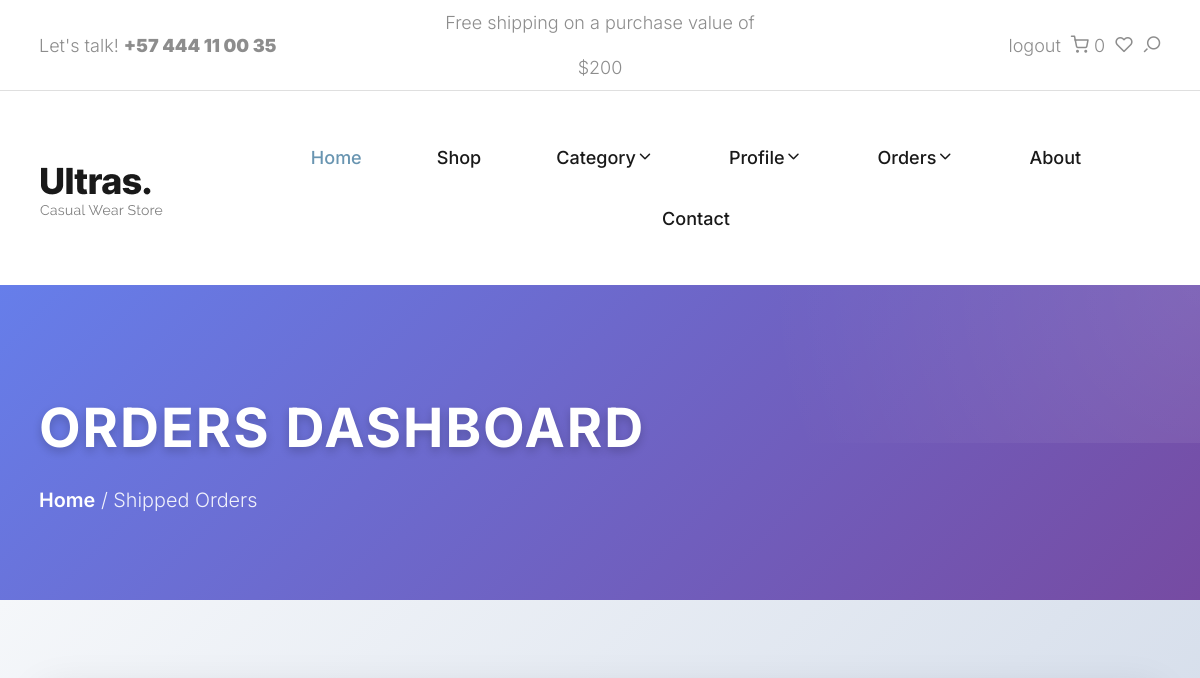
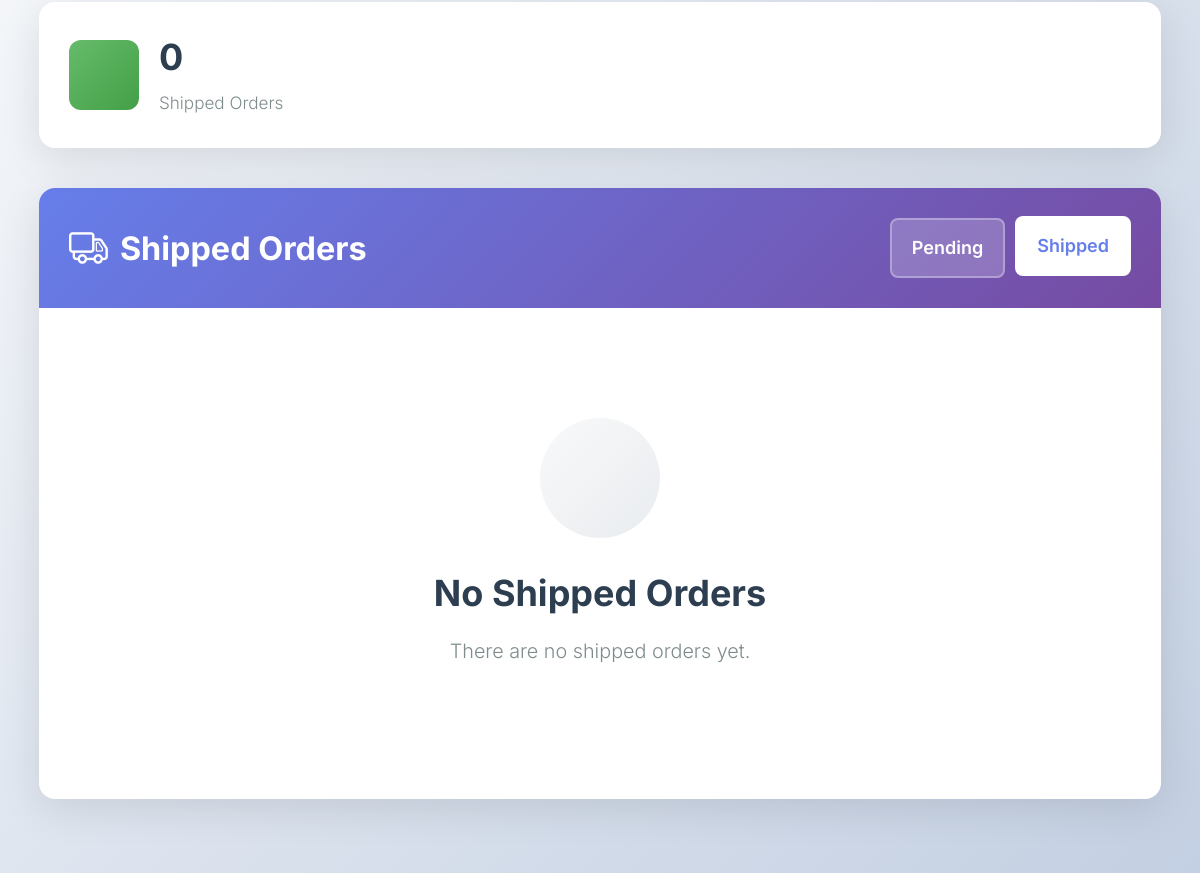
/payment/shipped_dash (signed in, upper part), run on an earlier commit of the app's database (2 pictures, top to bottom).
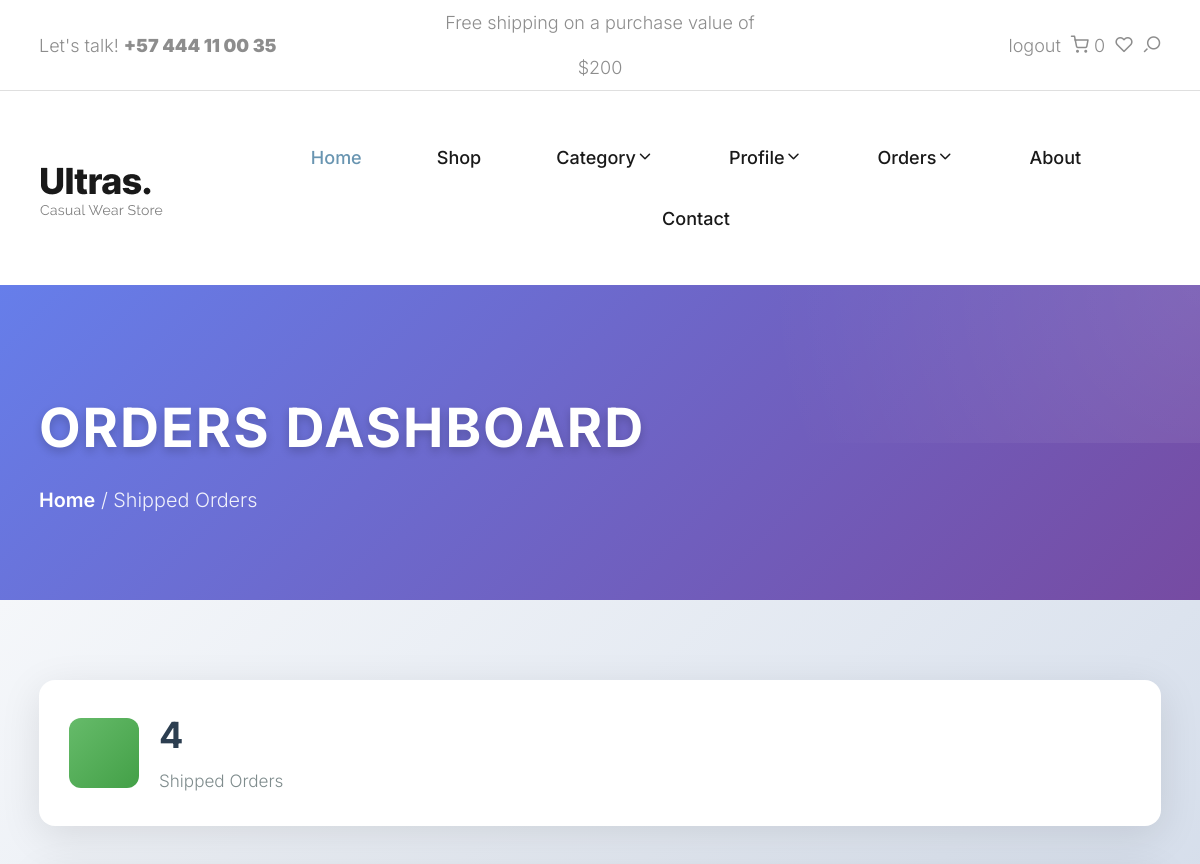
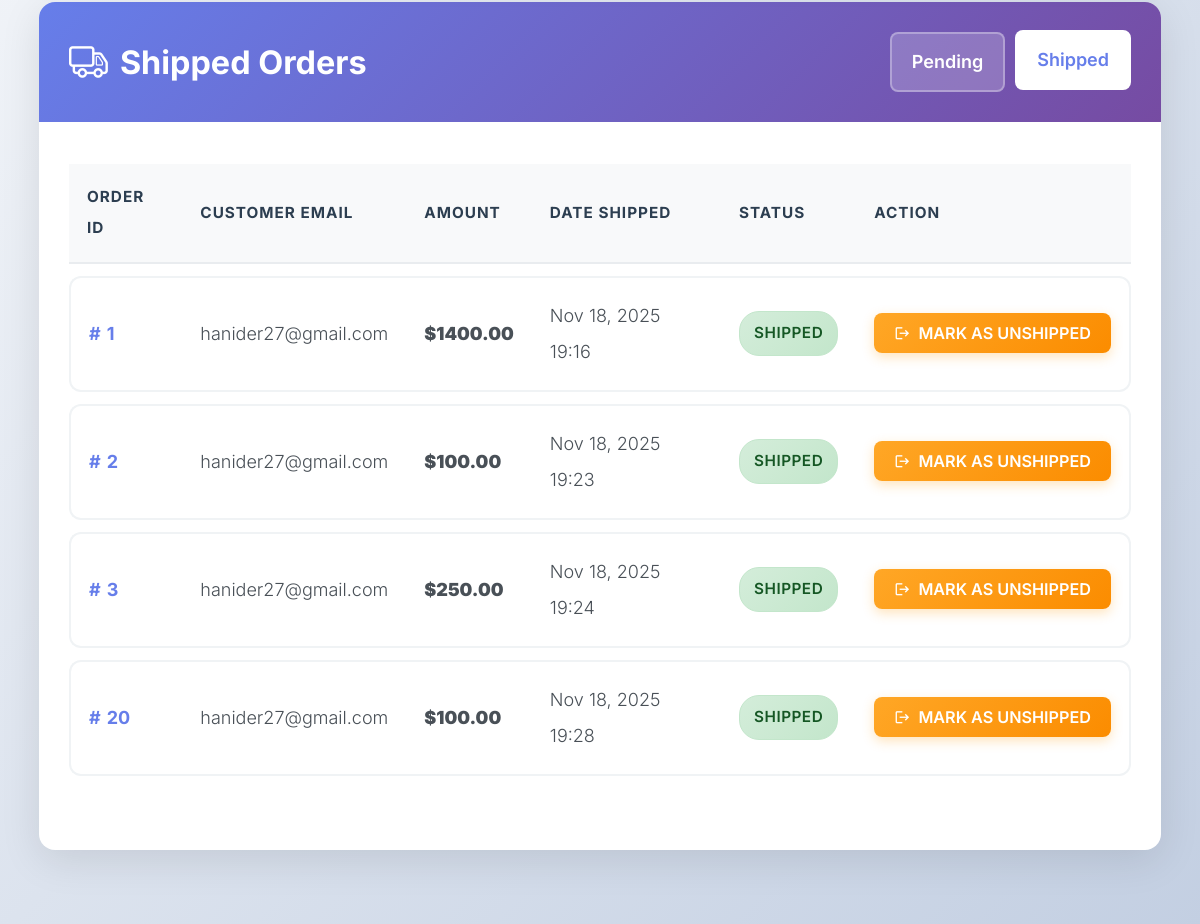
And on a later commit of the database (2 pictures, top to bottom).
### ecom/payment/models.py (models this page shows, shortened)
class Order(models.Model):
    user = models.ForeignKey(settings.AUTH_USER_MODEL, on_delete=models.CASCADE, null=True, blank=True)
    full_name = models.CharField(max_length=255)
    email = models.EmailField( max_length=255)
    shipping_address =models.CharField(max_length=20000)
    amount_paid = models.DecimalField(decimal_places=2, max_digits=7)
    date_ordered = models.DateField(auto_now_add=True)
    shipped = models.BooleanField(default = False)
    date_shipped = models.DateTimeField(blank=True, null=True, )

### ecom/payment/views.py (the view, shortened to what this page needs)
# urls.py: path('shipped_dash', views.shipped_dash, name='shipped_dash'),
def shipped_dash(request):
    if request.user.is_authenticated and request.user.is_superuser:
        orders = Order.objects.filter(shipped=True)
        return render(request, "payment/shipped_dash.html", {'orders':orders})
    else:
        messages.error(request, "Access denied, only admin user have access this page")
        return redirect ('home')

### ecom/cart/cart.py (called while the page is built)
    def __len__(self):
        return len(self.cart)

### ecom/cart/context_processors.py (called while the page is built)
def cart(request):
    return {'cart': Cart(request)}

### ecom/payment/templates/payment/shipped_dash.html (shortened to what this page needs)
{% extends 'base.html' %}
{% load static %}
{% block extra_css %}
<link rel="stylesheet" type="text/css" href="{% static 'css/admin_orders.css' %}">
{% endblock extra_css %}
{% block content %}
<section class="checkout-banner">
  <div class="container">
    <div class="row">
      <div class="col-md-12">
        <h1 class="page-title">Orders Dashboard</h1>
        <div class="breadcrumbs">
          <span class="item">
            <a href="{% url 'home' %}">Home</a> /
          </span>
          <span class="item">Shipped Orders</span>
        </div>
      </div>
    </div>
  </div>
</section>
<section class="dashboard-section">
  <div class="container dashboard-container">
    <div class="stats-cards">
      <div class="stat-card">
        <div class="stat-icon shipped">
        </div>
        <div class="stat-content">
          <h3>{{ orders|length }}</h3>
          <p>Shipped Orders</p>
        </div>
      </div>
    </div>
    <div class="orders-card">
      <div class="card-header">
        <h2><i class="icon icon-truck"></i> Shipped Orders</h2>
        <div class="view-toggle">
          <a href="{% url 'not_shipped_dash' %}" class="toggle-btn">Pending</a>
          <a href="{% url 'shipped_dash' %}" class="toggle-btn active">Shipped</a>
        </div>
      </div>
      <div class="orders-table-container">
        {% if orders %}
        <table class="orders-table">
          <thead>
            <tr>
              <th>Order ID</th>
              <th>Customer Email</th>
              <th>Amount</th>
              <th>Date Shipped</th>
              <th>Status</th>
              <th>Action</th>
            </tr>
          </thead>
          <tbody>
            {% for item in orders %}
            <tr>
              <td>
                <a href="{% url 'orders' item.id %}" class="order-id-link">
                  {{ item.id }}
                </a>
              </td>
              <td>{{ item.email }}</td>
              <td><strong>${{ item.amount_paid }}</strong></td>
              <td>{{ item.date_shipped|date:"M d, Y H:i" }}</td>
              <td>
                <span class="status-badge shipped">Shipped</span>
              </td>
              <td>
                <form method="POST" style="display: inline;">
                  <button type="submit" class="action-btn unship">
                    <i class="icon icon-return"></i> Mark as Unshipped
                  </button>
                </form>
              </td>
            </tr>
            {% endfor %}
          </tbody>
        </table>
        {% else %}
        <div class="empty-state">
          <div class="empty-icon">
          </div>
          <h3>No Shipped Orders</h3>
          <p>There are no shipped orders yet.</p>
        </div>
        {% endif %}
      </div>
    </div>
  </div>
</section>
{% endblock content %}

### store/templates/base.html (shortened to what this page needs)
{% load static %}
<!DOCTYPE html>
<html lang="en">
<head>
<link rel="stylesheet" type="text/css" href="{% static 'css/normalize.css' %}">
<link rel="stylesheet" type="text/css" href="{% static 'icomoon/icomoon.css' %}">
<link rel="stylesheet" type="text/css" media="all" href="https://maxcdn.bootstrapcdn.com/font-awesome/4.7.0/css/font-awesome.min.css">
<link rel="stylesheet" type="text/css" href="{% static 'css/vendor.css' %}">
<link rel="stylesheet" type="text/css" href="{% static 'style.css' %}">
{% block extra_css %}{% endblock extra_css %}
</head>
<body>
<header id="header">
  <div id="header-wrap">
    {% include 'navbar.html' %}
  </div>
</header>
    {% block content %}
    {% endblock content %}
</body>
</html>

### ecom/store/templates/navbar.html (shortened to what this page needs)
{% load static %}
<nav class="secondary-nav border-bottom">
    <div class="container">
    <div class="row d-flex align-items-center">
        <div class="col-md-4 header-contact">
        <p>Let's talk! <strong>+57 444 11 00 35</strong>
        </p>
        </div>
        <div class="col-md-4 shipping-purchase text-center">
        <p>Free shipping on a purchase value of $200</p>
        </div>
        <div class="col-md-4 col-sm-12 user-items">
        <ul class="d-flex justify-content-end list-unstyled">
            {% if user.is_authenticated %}
            <li>
            <a href="{% url 'logout' %}">
                logout
            </a>
            </li>
            {% else %}
            <li>
            <a href="{% url 'login' %}">
                login/sign-up
            </a>
            {% endif %}
            <li>
            <a href="{% url 'cart_summary' %}">
                <i class="icon icon-shopping-cart"></i>
                <span id="cart_quantity">{{ cart|length }}</span>
            </a>
            </li>
            <li>
            <a href="wishlist.html">
                <i class="icon icon-heart"></i>
            </a>
            </li>
            <li class="user-items search-item pe-3">
            <a href="{% url 'search' %}" class="search-button">
                <i class="icon icon-search"></i>
            </a>
            </li>
        </ul>
        </div>
    </div>
    </div>
    </nav>
    <nav class="primary-nav padding-small">
    <div class="container">
    <div class="row d-flex align-items-center">
        <div class="col-lg-2 col-md-2">
        <div class="main-logo">
            <a href="{% url 'home' %}">
            <img src="{% static 'images/main-logo.png' %}" alt="logo">
            </a>
        </div>
        </div>
        <div class="col-lg-10 col-md-10">
        <div class="navbar">
            <div id="main-nav" class="stellarnav d-flex justify-content-end right">
            <ul class="menu-list">
                <li class="menu-item has-sub">
                <a href="{% url 'home' %}" class="item-anchor active d-flex align-item-center" data-effect="Home">Home</a>
                </li>
                <li class="menu-item has-sub">
                <a href="{% url 'shop' %}" class="item-anchor d-flex align-item-center" data-effect="shop">shop</a>
                </li>
                <li class="menu-item has-sub">
                <a class="item-anchor d-flex align-item-center" data-effect="Shop">category<i class="icon icon-chevron-down"></i></a>
                </li>
            {% if user.is_authenticated %}
            <li class="menu-item has-sub">
                <a class="item-anchor d-flex align-item-center" data-effect="Shop">Profile<i class="icon icon-chevron-down"></i></a>
            </li>
            {% endif %}
            {% if user.is_superuser %}
            <li class="menu-item has-sub">
                <a class="item-anchor d-flex align-item-center" data-effect="Shop">Orders<i class="icon icon-chevron-down"></i></a>
            </li>
            {% endif %}
                <li><a href="{% url 'about' %}" class="item-anchor" data-effect="About">About</a></li>
                <li><a href="contact.html" class="item-anchor" data-effect="Contact">Contact</a></li>
            </ul>
            </div>
        </div>
        </div>
    </div>
    </div>
</nav>

### ecom/static/icomoon/icomoon.css (style rules this page uses)
[class^="icon-"], [class*=" icon-"] { font-family: 'icomoon' !important; speak: never; font-style: normal; font-weight: normal; font-variant: normal; text-transform: none; line-height: 1; -webkit-font-smoothing: antialiased; -moz-osx-font-smoothing: grayscale; }
.icon-chevron-down:before { content: "\e908"; }
.icon-shopping-cart:before { content: "\e913"; }
.icon-return:before { content: "\e906"; }
.icon-search:before { content: "\e905"; }
.icon-heart:before { content: "\e902"; }
.icon-truck:before { content: "\e903"; }

What changed in the data, as far as the page shows it:
added Order: id "1", email "hanider27@gmail.com", amount_paid "1400.00", date_shipped "Nov 18, 2025 19:16"
added Order: id "2", email "hanider27@gmail.com", amount_paid "100.00", date_shipped "Nov 18, 2025 19:23"
added Order: id "3", email "hanider27@gmail.com", amount_paid "250.00", date_shipped "Nov 18, 2025 19:24"
added Order: id "20", email "hanider27@gmail.com", amount_paid "100.00", date_shipped "Nov 18, 2025 19:28"
Also different on the page:
{{ orders|length }}: "0" → "4"
text no longer shown: "No Shipped Orders There are no shipped orders yet."
text now shown: "ORDER ID CUSTOMER EMAIL AMOUNT DATE SHIPPED STATUS ACTION"
